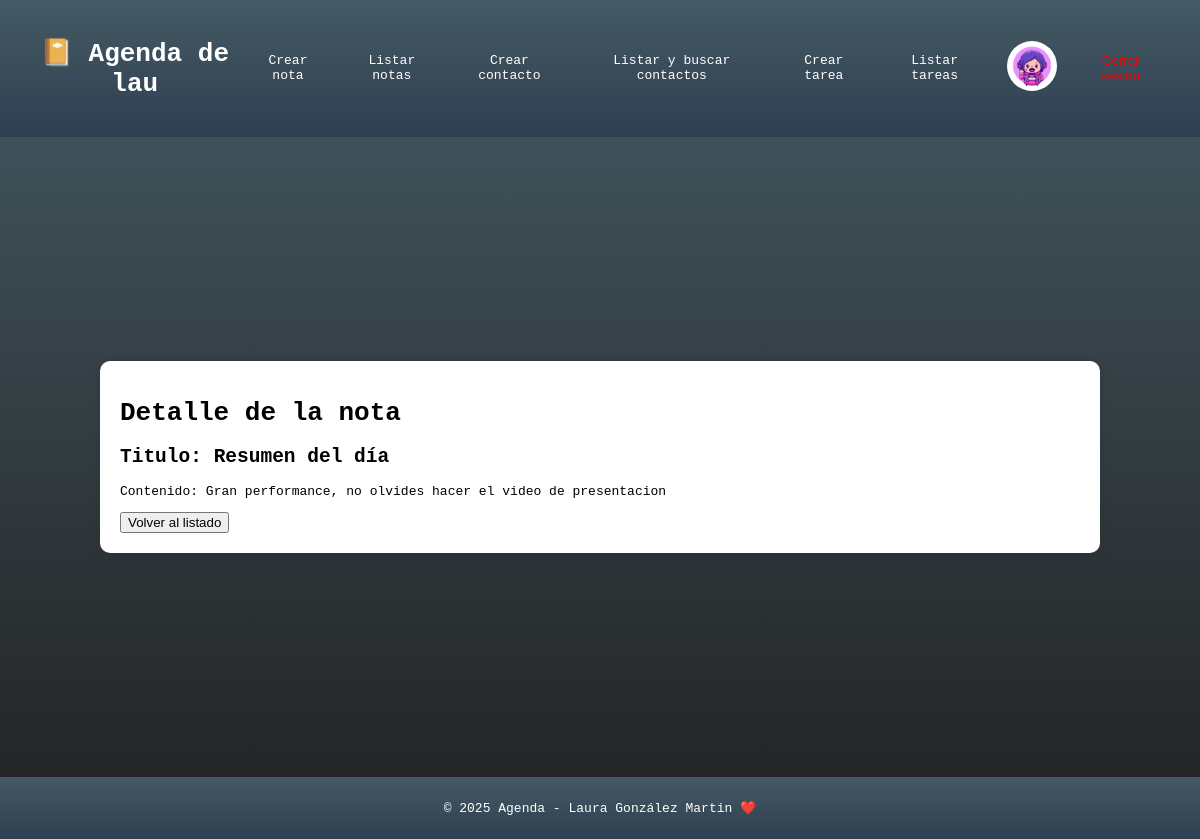
Screenshot of /ver-detalle-nota/22 (signed in) with the database file from the repository.
### usuarios/models.py (models this page shows, shortened)
class Avatar(models.Model):
    user = models.OneToOneField(User, on_delete=models.CASCADE)
    imagen = models.ImageField(upload_to='avatars/', default='avatars/defaultAvatar.png')

### mi_app/models.py (models this page shows, shortened)
class Nota(models.Model):
    titulo = models.CharField(max_length=50)
    contenido = models.TextField()

### mi_app/views.py (the view)
# urls.py: path('ver-detalle-nota/<int:pk>', views.VerDetalleNota.as_view(), name='ver-detalle-nota'),
class VerDetalleNota(LoginRequiredMixin, DetailView):
    model = Nota
    template_name = 'mi_app/ver_detalle_nota.html'
    context_object_name = 'nota'

### mi_app/templates/mi_app/ver_detalle_nota.html
{% extends 'base.html' %}
{% block content %}
    <h1>Detalle de la nota</h1>
    <h2>Titulo: {{ nota.titulo }}</h2>
    <p>Contenido: {{ nota.contenido }}</p>
    <button onclick="window.history.back()">Volver al listado</button>
{% endblock content %}

### templates/base.html (shortened to what this page needs)
<!DOCTYPE html>
<html lang="en">
  <head>
  </head>
  <body>
    <header>
      <h1><a href="/">📔 Agenda de {{user.username|default:"invitado"}}</a></h1>
      <nav>
        <ul>
          {% if user.is_authenticated %}
          <li><a href="/crear-nota">Crear nota</a></li>
          <li><a href="/listar-notas">Listar notas</a></li>
          <li><a href="/crear-contacto">Crear contacto</a></li>
          <li><a href="/listar-contactos">Listar y buscar contactos</a></li>
          <li><a href="/crear-tarea">Crear tarea</a></li>
          <li><a href="/listar-tareas">Listar tareas</a></li>
          <li>
          <a href="/usuarios/profile-update">
            {% if user.avatar and user.avatar.imagen %}
            <img src="{{user.avatar.imagen.url}}" alt="{{user.username}}">
            {% else %}
            <img src="https://cdn-icons-png.flaticon.com/512/149/149071.png" alt="{{ user.username }}">
            {% endif %}
          </a>
          </li>
          <li>
            <form method="post" action="{% url 'logout' %}">
              <button
                type="submit"
                style="
                  background: none;
                  border: none;
                  color: rgb(238, 6, 6);
                  padding: 0;
                  cursor: pointer;
                "
              >
              </button>
            </form>
          </li>
          {% else %}
          <li><a href="{% url 'acerca-de' %}">Acerca de mi</a></li>
          <li><a href="{% url 'register' %}">Registro</a></li>
          <li><a href="{% url 'login' %}">Login</a></li>
          {% endif %}
        </ul>
      </nav>
    </header>
    <main>
      <div class="container">{% block content %} {% endblock content %}</div>
    </main>
    <footer>
      <p>&copy; 2025 Agenda - Laura González Martin ❤️</p>
    </footer>
  </body>
</html>

### templates/base.html (style rules this page uses)
body { font-family: monospace; margin: 0; padding: 0; background: linear-gradient(to bottom, #455a64, #212121); background-attachment: fixed; }
header { background: linear-gradient(to bottom, #455a64, #2f3f51); color: #fff; padding: 20px; text-align: center; display: flex; justify-content: space-between; }
header h1 a { color: white; text-decoration: none; }
header nav { display: flex; justify-content: space-between; align-items: center; }
header nav ul { list-style-type: none; margin: 0; padding: 0; display: flex; }
header nav ul li { margin-right: 20px; padding: 4px; align-content: center; }
header nav a { color: #fff; text-decoration: none; }
header nav img { width: 50px; height: 50px; border-radius: 50%; }
main { display: flex; justify-content: center; align-items: center; height: 80vh; }
footer { background: linear-gradient(to bottom, #455a64, #2f3f51); color: #fff; padding: 10px; text-align: center; clear: both; }
.container { width: 80%; max-height: 70%; overflow-y: scroll; margin: 0 auto; background-color: #fff; padding: 20px; border-radius: 10px; box-shadow: 0 0 10px rgba(0, 0, 0, 0.1); }

### rows the page displays
Nota: titulo "Resumen del día", contenido "Gran performance, no olvides hacer el video de presentacion"

### other values shown
{{ user.username|default:"invitado" }} "lau"
